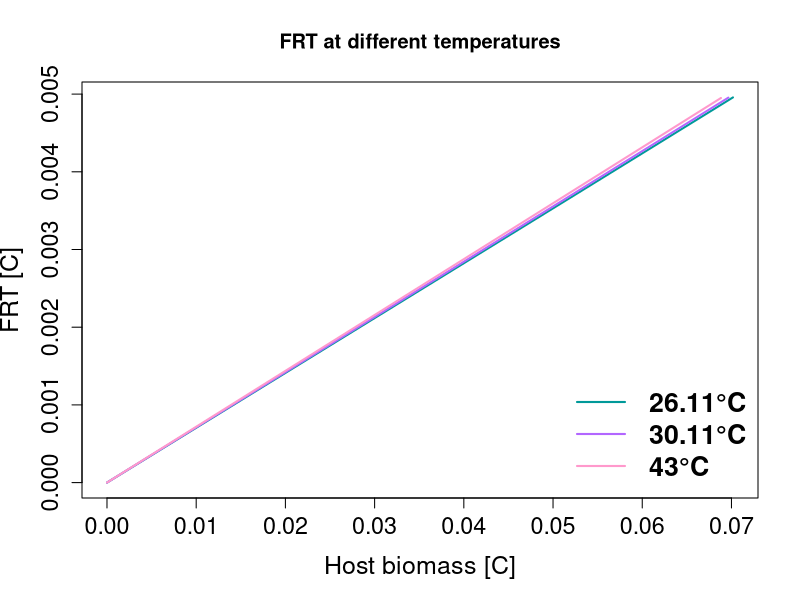
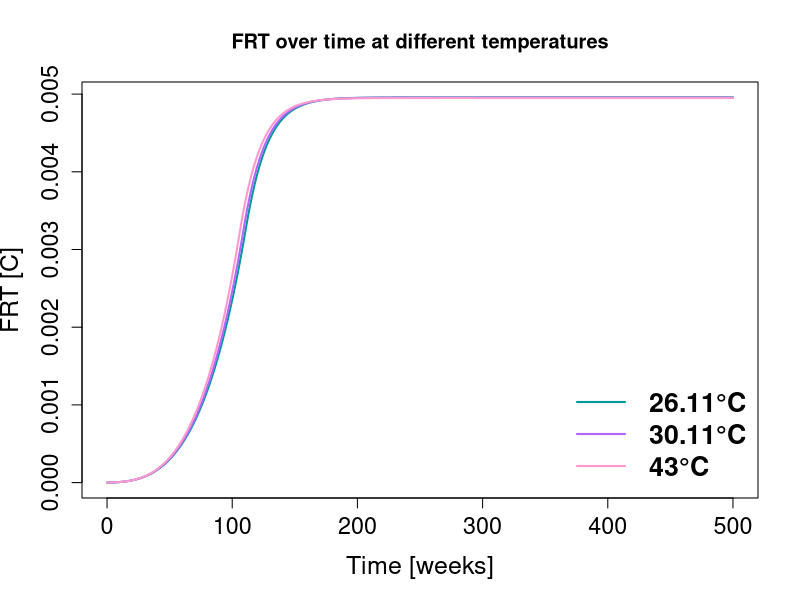
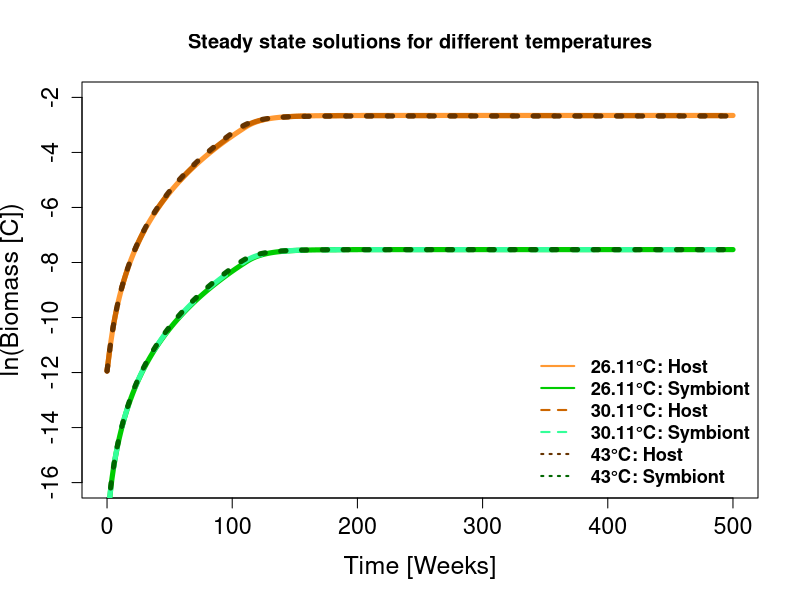

Generate these figures, in order, with R:
# this is a code for solving the system for FRT and steady state for different temperatures 
# the system is from the article https://www.sciencedirect.com/science/article/pii/S0304380023000534
# incl. a temperature dependence on the metabolic input 
# made by Mikkel Nielsen and Camilla Jensen ¨
# last modified 16-Mar-2023 

library(deSolve)
library(ggplot2)
library(dplyr)
library(ggtext)

param1 <- list(
  p = 27.7, # Photosynthesis [week^-1]
  a = 0.0724, # Attack rate [week^-1]
  n_hn = 0.18, # Conversion rate of host to nitrogen [mol N mol C^-1]
  y_n = 0.0602, # Yield / conversion efficiency of host nitrogen to symbiont nitrogen [mol N mol N^-1]
  n_sn = 0.13, # Conversion of nitrogen to carbon [mol N mol C^-1]
  w = 0.00261, # Handling time of host for symbiont [week]
  d_s = 0.771, # Symbiont death rate [week^-1]
  d_h = 0.126, # Host death rate [week^-1]
  
  r_n = 0.0146, # Nitrogen uptake rate [mol N mol C^-1 week^-1] feed
  r_c = 0.00999, # Carbon uptake rate [week^-1] feed
  
  #r_n = 0, # starved 
  #r_c = 0, # starved
  
  E = 0.63*1.60217663*10**(-19), # Activation energy [J]
  k = 1.380659*10**(-23), # Boltzmann's constant [J/K]
  T = 273.15+26.11, # Temperature [K]
  T_ref = 273.15+26.11 # ref temperature [K]
)

# temperature dependence
param1$b = exp(-param1$E*(1/param1$k*(1/param1$T-1/param1$T_ref))) # Arrhenius equation 
param1$w_tilde = param1$w/param1$b  # Handling time dependent on temperature

param2 <- list(
  p = 27.7, # Photosynthesis [week^-1]
  a = 0.0724, # Attack rate [week^-1]
  n_hn = 0.18, # Conversion rate of host to nitrogen [mol N mol C^-1]
  y_n = 0.0602, # Yield / conversion efficiency of host nitrogen to symbiont nitrogen [mol N mol N^-1]
  n_sn = 0.13, # Conversion of nitrogen to carbon [mol N mol C^-1]
  w = 0.00261, # Handling time of host for symbiont [week]
  d_s = 0.771, # Symbiont death rate [week^-1]
  d_h = 0.126, # Host death rate [week^-1]
  
  r_n = 0.0146, # Nitrogen uptake rate [mol N mol C^-1 week^-1] feed
  r_c = 0.00999, # Carbon uptake rate [week^-1] feed
  
  #r_n = 0, # starved 
  #r_c = 0, # starved
  
  E = 0.63*1.60217663*10**(-19), # Activation energy [J]
  k = 1.380659*10**(-23), # Boltzmann's constant [J/K]
  T = 273.15+30.11, # Temperature [K]
  T_ref = 273.15+26.11 # ref temperature [K]
)

# temperature dependence
param2$b = exp(-param2$E*(1/param2$k*(1/param2$T-1/param2$T_ref))) # Arrhenius equation 
param2$w_tilde = param2$w/param2$b  # Handling time dependent on temperature

param3 <- list(
  p = 27.7, # Photosynthesis [week^-1]
  a = 0.0724, # Attack rate [week^-1]
  n_hn = 0.18, # Conversion rate of host to nitrogen [mol N mol C^-1]
  y_n = 0.0602, # Yield / conversion efficiency of host nitrogen to symbiont nitrogen [mol N mol N^-1]
  n_sn = 0.13, # Conversion of nitrogen to carbon [mol N mol C^-1]
  w = 0.00261, # Handling time of host for symbiont [week]
  d_s = 0.771, # Symbiont death rate [week^-1]
  d_h = 0.126, # Host death rate [week^-1]
  
  r_n = 0.0146, # Nitrogen uptake rate [mol N mol C^-1 week^-1] feed
  r_c = 0.00999, # Carbon uptake rate [week^-1] feed
  
  #r_n = 0, # starved 
  #r_c = 0, # starved
  
  E = 0.63*1.60217663*10**(-19), # Activation energy [J]
  k = 1.380659*10**(-23), # Boltzmann's constant [J/K]
  T = 273.15+43, # Temperature [K]
  T_ref = 273.15+26.11 # ref temperature [K]
)

# temperature dependence
param3$b = exp(-param3$E*(1/param3$k*(1/param3$T-1/param3$T_ref))) # Arrhenius equation 
param3$w_tilde = param3$w/param3$b  # Handling time dependent on temperature


# Initial conditions 
S0 <- 1.02*10**(-10) #[mol C]
H0 <- 6.50*10**(-6) #[mol C]
#S0 <- 0.08*10**(30)
#H0 <- 3*10**(60)
#S0 <- 6.50*10**(-6)
#H0 <- 1.02*10**(-10)

# Time 
t <- seq(0, 500, by = 1)

## number 1
# Dynamical equations 
HSmodel1 <- function(t, state, param1) {
  with(as.list(c(state, param1)), {
    dS1dt <- pmin(p*S1,
                  (a*H1*n_hn*S1*y_n)/(S1*n_sn+a*H1*n_sn*w_tilde)) - d_s*S1
    
    dH1dt <- -((a*H1*S1)/(S1+a*H1*w_tilde)) - d_h*H1 +
      pmin(((H1^(2/3)*r_n/n_hn)),
           H1^(2/3)*r_c+p*S1 - pmin(p*S1,
                                    (a*H1*n_hn*S1*y_n)/(S1*n_sn+a*H1*n_sn*w_tilde)))
    return(list(c(dS1dt, dH1dt)))
  })
}

# Solve the differential equations
res1 <- ode(y = c(S1 = S0, H1 = H0), times = t, func = HSmodel1, parms = param1)
S1 <- res1[, "S1"]
H1 <- res1[, "H1"]

# Plot results
# Create a data frame with the time and species abundances
df1 <- data.frame(time = t, S1 = S1, H1 = H1)

funcrespC1 <- (param1$a*H1*S1)/(S1+param1$a*H1*param1$w_tilde)

## number 2
# Dynamical equations 
HSmodel2 <- function(t, state, param2) {
  with(as.list(c(state, param2)), {
    dS2dt <- pmin(p*S2,
                  (a*H2*n_hn*S2*y_n)/(S2*n_sn+a*H2*n_sn*w_tilde)) - d_s*S2
    
    dH2dt <- -((a*H2*S2)/(S2+a*H2*w_tilde)) - d_h*H2 +
      pmin(((H2^(2/3)*r_n/n_hn)),
           H2^(2/3)*r_c+p*S2 - pmin(p*S2,
                                    (a*H2*n_hn*S2*y_n)/(S2*n_sn+a*H2*n_sn*w_tilde)))
    return(list(c(dS2dt, dH2dt)))
  })
}
# Solve the differential equations
res2 <- ode(y = c(S2 = S0, H2 = H0), times = t, func = HSmodel2, parms = param2)
S2 <- res2[, "S2"]
H2 <- res2[, "H2"]

# Plot results
# Create a data frame with the time and species abundances
df2 <- data.frame(time = t, S2 = S2, H2 = H2)

funcrespC2 <- (param2$a*H2*S2)/(S2+param2$a*H2*param2$w_tilde)

## number 3
# Dynamical equations 
HSmodel3 <- function(t, state, param3) {
  with(as.list(c(state, param3)), {
    dS3dt <- pmin(p*S3,
                  (a*H3*n_hn*S3*y_n)/(S3*n_sn+a*H3*n_sn*w_tilde)) - d_s*S3
    
    dH3dt <- -((a*H3*S3)/(S3+a*H3*w_tilde)) - d_h*H3 +
      pmin(((H3^(2/3)*r_n/n_hn)),
           H3^(2/3)*r_c+p*S3 - pmin(p*S3,
                                    (a*H3*n_hn*S3*y_n)/(S3*n_sn+a*H3*n_sn*w_tilde)))
    return(list(c(dS3dt, dH3dt)))
  })
}
# Solve the differential equations
res3 <- ode(y = c(S3 = S0, H3 = H0), times = t, func = HSmodel3, parms = param3)
S3 <- res3[, "S3"]
H3 <- res3[, "H3"]

# Plot results
# Create a data frame with the time and species abundances
df3 <- data.frame(time = t, S3 = S3, H3 = H3)

funcrespC3 <- (param3$a*H3*S3)/(S3+param3$a*H3*param3$w_tilde)


# # plot frt together for the three temps
 par(cex.lab=1.5, cex.axis=1.4)
 plot(H1,funcrespC1, col=c("#009999"), type="l", lwd=2, xlab = "Host biomass [C]", ylab = "FRT [C]")
 lines(H2,funcrespC2, col="#B266FF", type="l", lwd=2)
 lines(H3,funcrespC3, col="#FF99CC", type="l", lwd=2)
 legend("bottomright", legend=c("26.11\u00B0C","30.11\u00B0C","43\u00B0C"), col=c("#009999","#B266FF","#FF99CC"), lty=c(1), lwd=c(2), cex=1.6, bty="n",text.font = 2)
 title("FRT at different temperatures")
 
 par(cex.lab=1.5, cex.axis=1.4)
 plot(t,funcrespC1, col="#009999", type="l", lwd=2, xlab = "Time [weeks]", ylab = "FRT [C]")
 lines(t,funcrespC2, col="#B266FF", type="l", lwd=2)
 lines(t,funcrespC3, col="#FF99CC", type="l", lwd=2)
 legend("bottomright", legend=c("26.11\u00B0C","30.11\u00B0C","43\u00B0C"), col=c("#009999","#B266FF","#FF99CC"), lty=c(1), lwd=c(2), cex=1.6, bty="n",text.font = 2)
 title("FRT over time at different temperatures")

# plot with different initial values 
par(cex.lab=1.5, cex.axis=1.4)
plot(t,log(H1), col="#FF9933", type="l",lty=1, lwd=5, xlab = "Time [Weeks]", ylab = "ln(Biomass [C])", ylim = c(-16, -2), xlim = c(0, 500))
lines(t,log(S1), col="#00CC00", lty=1, lwd =5)
lines(t,log(H2), col="#CC6600", lty=2,lwd =5)
lines(t,log(S2), col="#33FF99", lty=2,lwd =5)
lines(t,log(H3), col="#663300", lty=3,lwd =5)
lines(t,log(S3), col="#006600", lty=3,lwd =5)
# Add a legend with a larger font size
legend("bottomright", legend=c("26.11\u00B0C: Host", "26.11\u00B0C: Symbiont", "30.11\u00B0C: Host", "30.11\u00B0C: Symbiont","43\u00B0C: Host", "43\u00B0C: Symbiont"), col=c("#FF9933", "#00CC00","#CC6600","#33FF99","#663300","#006600"), lty=c(1,1,2,2,3,3), lwd=c(2,2,2,2,2,2), cex=1.1, bty="n",text.font = 2)
title("Steady state solutions for different temperatures")
